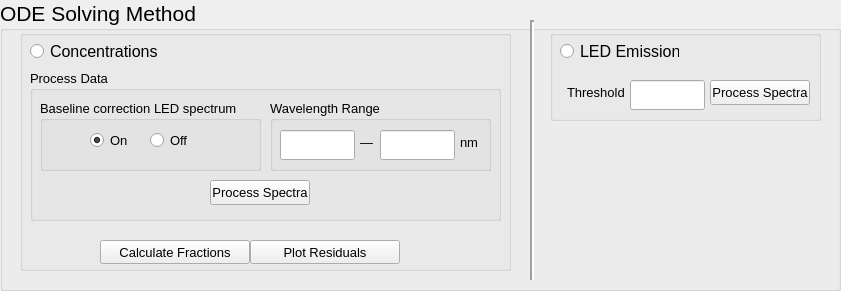
    <widget class="QGroupBox" name="groupBox_4">
     <property name="geometry">
      <rect>
       <x>10</x>
       <y>420</y>
       <width>841</width>
       <height>291</height>
      </rect>
     </property>
     <property name="font">
      <font>
       <pointsize>16</pointsize>
      </font>
     </property>
     <property name="title">
      <string>ODE Solving Method</string>
     </property>
     <widget class="QGroupBox" name="groupBox_ODE_Emission">
      <property name="geometry">
       <rect>
        <x>550</x>
        <y>30</y>
        <width>271</width>
        <height>91</height>
       </rect>
      </property>
      <property name="title">
       <string/>
      </property>
      <property name="flat">
       <bool>true</bool>
      </property>
      <widget class="QRadioButton" name="radioButton_ODE_Emission">
       <property name="geometry">
        <rect>
         <x>10</x>
         <y>10</y>
         <width>119</width>
         <height>23</height>
        </rect>
       </property>
       <property name="sizePolicy">
        <sizepolicy hsizetype="Fixed" vsizetype="Preferred">
         <horstretch>0</horstretch>
         <verstretch>0</verstretch>
        </sizepolicy>
       </property>
       <property name="maximumSize">
        <size>
         <width>150</width>
         <height>250</height>
        </size>
       </property>
       <property name="font">
        <font>
         <pointsize>12</pointsize>
        </font>
       </property>
       <property name="text">
        <string>LED Emission</string>
       </property>
       <property name="checked">
        <bool>false</bool>
       </property>
       <attribute name="buttonGroup">
        <string notr="true">buttonGroup_ODEMethod</string>
       </attribute>
      </widget>
      <widget class="QPushButton" name="ProcessPlotDataButton_Emission">
       <property name="geometry">
        <rect>
         <x>160</x>
         <y>50</y>
         <width>100</width>
         <height>25</height>
        </rect>
       </property>
       <property name="sizePolicy">
        <sizepolicy hsizetype="Minimum" vsizetype="Preferred">
         <horstretch>0</horstretch>
         <verstretch>0</verstretch>
        </sizepolicy>
       </property>
       <property name="maximumSize">
        <size>
         <width>100</width>
         <height>25</height>
        </size>
       </property>
       <property name="font">
        <font>
         <pointsize>10</pointsize>
        </font>
       </property>
       <property name="text">
        <string>Process Spectra</string>
       </property>
      </widget>
      <widget class="QLabel" name="label_Threshold">
       <property name="geometry">
        <rect>
         <x>17</x>
         <y>50</y>
         <width>57</width>
         <height>25</height>
        </rect>
       </property>
       <property name="maximumSize">
        <size>
         <width>65</width>
         <height>25</height>
        </size>
       </property>
       <property name="font">
        <font>
         <pointsize>10</pointsize>
        </font>
       </property>
       <property name="text">
        <string>Threshold</string>
       </property>
      </widget>
      <widget class="QLineEdit" name="lineEdit_Threshold">
       <property name="geometry">
        <rect>
         <x>80</x>
         <y>50</y>
         <width>75</width>
         <height>30</height>
        </rect>
       </property>
       <property name="font">
        <font>
         <pointsize>10</pointsize>
        </font>
       </property>
      </widget>
     </widget>
     <widget class="QGroupBox" name="groupBox_ODE_Conc">
      <property name="geometry">
       <rect>
        <x>20</x>
        <y>30</y>
        <width>491</width>
        <height>241</height>
       </rect>
      </property>
      <property name="title">
       <string/>
      </property>
      <property name="flat">
       <bool>true</bool>
      </property>
      <widget class="QRadioButton" name="radioButton_ODE_Concentration">
       <property name="geometry">
        <rect>
         <x>10</x>
         <y>10</y>
         <width>128</width>
         <height>23</height>
        </rect>
       </property>
       <property name="sizePolicy">
        <sizepolicy hsizetype="Preferred" vsizetype="Preferred">
         <horstretch>0</horstretch>
         <verstretch>0</verstretch>
        </sizepolicy>
       </property>
       <property name="maximumSize">
        <size>
         <width>150</width>
         <height>250</height>
        </size>
       </property>
       <property name="font">
        <font>
         <pointsize>12</pointsize>
        </font>
       </property>
       <property name="text">
        <string>Concentrations</string>
       </property>
       <property name="checked">
        <bool>false</bool>
       </property>
       <attribute name="buttonGroup">
        <string notr="true">buttonGroup_ODEMethod</string>
       </attribute>
      </widget>
      <widget class="QPushButton" name="PlotFractionsResidualsButton">
       <property name="geometry">
        <rect>
         <x>230</x>
         <y>210</y>
         <width>150</width>
         <height>24</height>
        </rect>
       </property>
       <property name="sizePolicy">
        <sizepolicy hsizetype="Minimum" vsizetype="Preferred">
         <horstretch>0</horstretch>
         <verstretch>0</verstretch>
        </sizepolicy>
       </property>
       <property name="maximumSize">
        <size>
         <width>150</width>
         <height>25</height>
        </size>
       </property>
       <property name="font">
        <font>
         <pointsize>10</pointsize>
        </font>
       </property>
       <property name="text">
        <string>Plot Residuals</string>
       </property>
      </widget>
      <widget class="QPushButton" name="CalculateFractionsButton">
       <property name="geometry">
        <rect>
         <x>80</x>
         <y>210</y>
         <width>150</width>
         <height>24</height>
        </rect>
       </property>
       <property name="sizePolicy">
        <sizepolicy hsizetype="Minimum" vsizetype="Preferred">
         <horstretch>0</horstretch>
         <verstretch>0</verstretch>
        </sizepolicy>
       </property>
       <property name="maximumSize">
        <size>
         <width>150</width>
         <height>25</height>
        </size>
       </property>
       <property name="font">
        <font>
         <pointsize>10</pointsize>
        </font>
       </property>
       <property name="text">
        <string>Calculate Fractions</string>
       </property>
      </widget>
      <widget class="QGroupBox" name="groupBox_Conc_Process">
       <property name="geometry">
        <rect>
         <x>10</x>
         <y>40</y>
         <width>471</width>
         <height>151</height>
        </rect>
       </property>
       <property name="font">
        <font>
         <pointsize>10</pointsize>
        </font>
       </property>
       <property name="title">
        <string>Process Data</string>
       </property>
       <widget class="QPushButton" name="ProcessPlotDataButton_Concentrations">
        <property name="geometry">
         <rect>
          <x>180</x>
          <y>110</y>
          <width>100</width>
          <height>25</height>
         </rect>
        </property>
        <property name="sizePolicy">
         <sizepolicy hsizetype="Minimum" vsizetype="Preferred">
          <horstretch>0</horstretch>
          <verstretch>0</verstretch>
         </sizepolicy>
        </property>
        <property name="maximumSize">
         <size>
          <width>150</width>
          <height>25</height>
         </size>
        </property>
        <property name="font">
         <font>
          <pointsize>10</pointsize>
         </font>
        </property>
        <property name="text">
         <string>Process Spectra</string>
        </property>
       </widget>
       <widget class="QGroupBox" name="groupBox_blcorrLED">
        <property name="geometry">
         <rect>
          <x>10</x>
          <y>30</y>
          <width>221</width>
          <height>71</height>
         </rect>
        </property>
        <property name="font">
         <font>
          <pointsize>10</pointsize>
         </font>
        </property>
        <property name="title">
         <string>Baseline correction LED spectrum</string>
        </property>
        <property name="flat">
         <bool>false</bool>
        </property>
        <property name="checkable">
         <bool>false</bool>
        </property>
        <widget class="QRadioButton" name="radioButton_blcorrLED_off">
         <property name="geometry">
          <rect>
           <x>110</x>
           <y>30</y>
           <width>40</width>
           <height>20</height>
          </rect>
         </property>
         <property name="sizePolicy">
          <sizepolicy hsizetype="Preferred" vsizetype="Preferred">
           <horstretch>0</horstretch>
           <verstretch>0</verstretch>
          </sizepolicy>
         </property>
         <property name="maximumSize">
          <size>
           <width>40</width>
           <height>250</height>
          </size>
         </property>
         <property name="font">
          <font>
           <pointsize>10</pointsize>
          </font>
         </property>
         <property name="text">
          <string>Off</string>
         </property>
         <property name="checked">
          <bool>false</bool>
         </property>
         <attribute name="buttonGroup">
          <string notr="true">buttonGroup_blcorrLED</string>
         </attribute>
        </widget>
        <widget class="QRadioButton" name="radioButton_blcorrLED_on">
         <property name="geometry">
          <rect>
           <x>50</x>
           <y>30</y>
           <width>40</width>
           <height>20</height>
          </rect>
         </property>
         <property name="sizePolicy">
          <sizepolicy hsizetype="Preferred" vsizetype="Preferred">
           <horstretch>0</horstretch>
           <verstretch>0</verstretch>
          </sizepolicy>
         </property>
         <property name="maximumSize">
          <size>
           <width>40</width>
           <height>250</height>
          </size>
         </property>
         <property name="font">
          <font>
           <pointsize>10</pointsize>
          </font>
         </property>
         <property name="text">
          <string>On</string>
         </property>
         <property name="checked">
          <bool>true</bool>
         </property>
         <attribute name="buttonGroup">
          <string notr="true">buttonGroup_blcorrLED</string>
         </attribute>
        </widget>
       </widget>
       <widget class="QGroupBox" name="groupBox_Conc_wlrange">
        <property name="geometry">
         <rect>
          <x>240</x>
          <y>30</y>
          <width>221</width>
          <height>71</height>
         </rect>
        </property>
        <property name="font">
         <font>
          <pointsize>10</pointsize>
         </font>
        </property>
        <property name="title">
         <string>Wavelength Range</string>
        </property>
        <widget class="QLabel" name="label_Conc_wlrange_nm">
         <property name="geometry">
          <rect>
           <x>190</x>
           <y>30</y>
           <width>20</width>
           <height>25</height>
          </rect>
         </property>
         <property name="minimumSize">
          <size>
           <width>0</width>
           <height>0</height>
          </size>
         </property>
         <property name="maximumSize">
          <size>
           <width>25</width>
           <height>25</height>
          </size>
         </property>
         <property name="font">
          <font>
           <pointsize>10</pointsize>
          </font>
         </property>
         <property name="text">
          <string>nm</string>
         </property>
        </widget>
        <widget class="QLabel" name="label_Conc_wlrange_dash">
         <property name="geometry">
          <rect>
           <x>90</x>
           <y>30</y>
           <width>20</width>
           <height>25</height>
          </rect>
         </property>
         <property name="minimumSize">
          <size>
           <width>0</width>
           <height>0</height>
          </size>
         </property>
         <property name="maximumSize">
          <size>
           <width>25</width>
           <height>25</height>
          </size>
         </property>
         <property name="font">
          <font>
           <pointsize>10</pointsize>
          </font>
         </property>
         <property name="text">
          <string>&lt;html&gt;&lt;head/&gt;&lt;body&gt;&lt;p&gt;—&lt;/p&gt;&lt;/body&gt;&lt;/html&gt;</string>
         </property>
        </widget>
        <widget class="QLineEdit" name="lineEdit_WavelengthRange_Min">
         <property name="geometry">
          <rect>
           <x>10</x>
           <y>30</y>
           <width>75</width>
           <height>30</height>
          </rect>
         </property>
         <property name="font">
          <font>
           <pointsize>10</pointsize>
          </font>
         </property>
        </widget>
        <widget class="QLineEdit" name="lineEdit_WavelengthRange_Max">
         <property name="geometry">
          <rect>
           <x>110</x>
           <y>30</y>
           <width>75</width>
           <height>30</height>
          </rect>
         </property>
         <property name="font">
          <font>
           <pointsize>10</pointsize>
          </font>
         </property>
        </widget>
       </widget>
      </widget>
     </widget>
     <widget class="Line" name="line_3">
      <property name="geometry">
       <rect>
        <x>530</x>
        <y>20</y>
        <width>5</width>
        <height>260</height>
       </rect>
      </property>
      <property name="lineWidth">
       <number>2</number>
      </property>
      <property name="orientation">
       <enum>Qt::Vertical</enum>
      </property>
     </widget>
    </widget>
